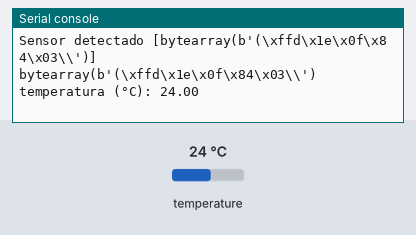
The program below on a simulated Raspberry Pi Pico running MicroPython. Parts: the last lines printed to the serial console. The inputs (shaded band) are chosen by the test bench; at power-on: temperature 24 °C.

Above: at 1.2 s.
1.3 s: temperature set to 12 °C
At 4.5 s:
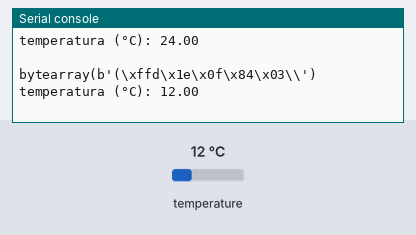
4.9 s: temperature set to 19 °C
At 7.6 s:
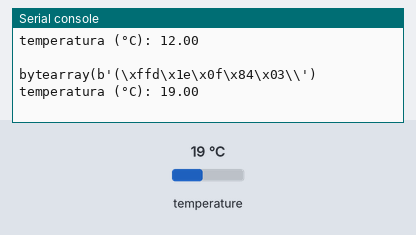
Timing chart, 0 to 9.1 s (numbered marks = the images above; inputs shaded):
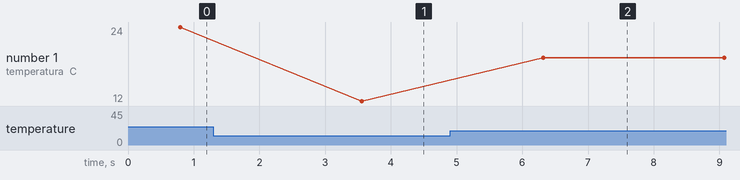

The program:

act5.py
```python
import machine, onewire, ds18x20, time

# Inicializa el bus 1-Wire en el pin GP16
ds_pin = machine.Pin(16)
ds_sensor = ds18x20.DS18X20(onewire.OneWire(ds_pin))

# Busca y almacena las direcciones de hardware únicas de los sensores conectados
roms = ds_sensor.scan()
print("Sensor detectado", roms)

while True:
    # Envía el comando global para que todos los sensores inicien la lectura térmica
    ds_sensor.convert_temp()
    time.sleep_ms(750) # Retardo crítico por la hoja de datos para la conversión de 12 bits

    for rom in roms:
        print(rom)
        # Recupera los datos calculados desde la memoria del sensor (Scratchpad)
        tempC = ds_sensor.read_temp(rom)
        print('temperatura (°C):', "{:.2f}".format(tempC))
        print()
    time.sleep(2)
```

Measured:
- after the input at 1.3 s, the serial console: prints a new line after 2.3 s (image 1)
- after the input at 4.9 s, the serial console: prints a new line after 1.4 s (image 2)
- plotted number 1: 24 → 12 after the input at 1.3 s, 12 → 19 after the input at 4.9 s
